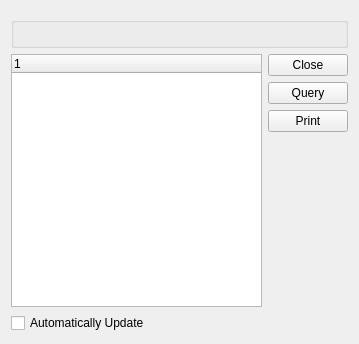
<?xml version="1.0" encoding="UTF-8"?>
<ui version="4.0">
 <class>DisplayItemLocations</class>
 <widget class="QWidget" name="DisplayItemLocations">
  <property name="geometry">
   <rect>
    <x>0</x>
    <y>0</y>
    <width>359</width>
    <height>344</height>
   </rect>
  </property>
  <property name="windowTitle">
   <string>Display Item Locations</string>
  </property>
  <layout class="QVBoxLayout">
   <item>
    <widget class="DateCluster" name="_dates"/>
   </item>
   <item>
    <widget class="WarehouseGroup" name="_group"/>
   </item>
   <item>
    <layout class="QHBoxLayout">
     <item>
      <widget class="XTreeWidget" name="_list"/>
     </item>
     <item>
      <layout class="QVBoxLayout">
       <item>
        <widget class="QPushButton" name="_close">
         <property name="text">
          <string>Close</string>
         </property>
        </widget>
       </item>
       <item>
        <widget class="QPushButton" name="_query">
         <property name="text">
          <string>Query</string>
         </property>
        </widget>
       </item>
       <item>
        <widget class="QPushButton" name="_print">
         <property name="text">
          <string>Print</string>
         </property>
        </widget>
       </item>
       <item>
        <spacer>
         <property name="orientation">
          <enum>Qt::Vertical</enum>
         </property>
         <property name="sizeHint" stdset="0">
          <size>
           <width>20</width>
           <height>40</height>
          </size>
         </property>
        </spacer>
       </item>
      </layout>
     </item>
    </layout>
   </item>
   <item>
    <widget class="XCheckBox" name="_update">
     <property name="text">
      <string>Automatically Update</string>
     </property>
    </widget>
   </item>
  </layout>
 </widget>
 <customwidgets>
  <customwidget>
   <class>DateCluster</class>
   <extends>QWidget</extends>
   <header>datecluster.h</header>
  </customwidget>
  <customwidget>
   <class>WarehouseGroup</class>
   <extends>QGroupBox</extends>
   <header>warehousegroup.h</header>
  </customwidget>
  <customwidget>
   <class>XCheckBox</class>
   <extends>QCheckBox</extends>
   <header>xcheckbox.h</header>
  </customwidget>
  <customwidget>
   <class>XTreeWidget</class>
   <extends>QTreeWidget</extends>
   <header>xtreewidget.h</header>
  </customwidget>
 </customwidgets>
 <resources/>
 <connections/>
</ui>
